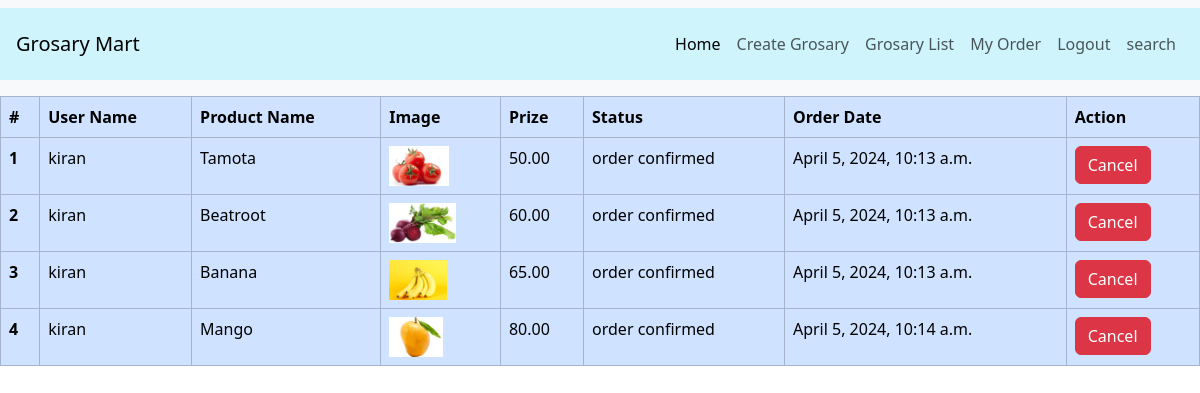
The app's page /grosary/my-order-list/ (signed in) with its own data.
### grosary/models.py (models this page shows, shortened)
class Order(models.Model):
    ORDER_STATUS_CHOISE = [
        ('order confirmed', 'Order Confirmed'),
        ('order processing', 'Order Processing'),
        ('order shipping', 'Order Shipping'),
        ('order cancelled', 'Order Cancelled'),
        ('order delivered', 'Order Delivered'),
    ]
    user= models.ForeignKey(User, on_delete=models.CASCADE)
    grosary = models.ForeignKey(Grosary, on_delete=models.CASCADE)
    status = models.CharField(max_length=30, choices=ORDER_STATUS_CHOISE, default='order confirmed')
    ordered_date = models.DateTimeField(auto_now_add=True)

class Grosary(models.Model):
    user = models.ForeignKey(User, on_delete=models.CASCADE)
    grosary_name = models.CharField(max_length=20)
    image = models.ImageField(upload_to='profile_picture')
    prize = models.DecimalField(max_digits=10, decimal_places=2)
    create_at = models.DateTimeField(auto_now_add=True)
    update_at = models.DateTimeField(auto_now=True)

### users/models.py (models this page shows)
class User(AbstractUser):
    mobile = models.IntegerField(null=True, blank=True)

### grosary/views.py (the view)
# urls.py: path('my-order-list/', my_order_list),
def my_order_list(request):
    mart = Order.objects.filter(user=request.user)
    context = {
        'marts':mart
    }
    return render(request, 'grosaries_templates/my_order_list.html', context)

### templates/grosaries_templates/my_order_list.html
{% extends 'base.html' %}
{% block content %}
<table class="table table-primary table-bordered">
    <thead>
        <tr>
            <th scope="col">#</th>
            <th scope="col">User Name</th>
            <th scope="col">Product Name</th>
            <th scope="col">Image</th>
            <th scope="col">Prize</th>
            <th scope="col">Status</th>
            <th scope="col">Order Date</th>
            <th scope="col">Action</th>
        </tr>
    </thead>
    <tbody>
        {% for mart in marts %}
            <tr>
                <th scope="row">{{ forloop.counter }}</th>
                <td>{{ mart.user.username }}</td>
                <td>{{ mart.grosary.grosary_name }}</td>
                <td><img src="{{mart.grosary.image.url}}" height="40"></td>
                <td>{{ mart.grosary.prize }}</td>
                <td>{{ mart.status }}</td>
                <td>{{ mart.ordered_date }}</td>
                <td><a class="btn btn-danger" href="/grosary/cancel-order/{{mart.id}}/">Cancel</a></td>
            </tr>
        {% endfor %}
    </tbody>
</table>
{% endblock %}

### records on screen
Order: user.username "kiran", grosary.grosary_name "Tamota", grosary.image (picture), grosary.prize "50.00", status "order confirmed", ordered_date "April 5, 2024, 10:13 a.m."
Order: user.username "kiran", grosary.grosary_name "Beatroot", grosary.image (picture), grosary.prize "60.00", status "order confirmed", ordered_date "April 5, 2024, 10:13 a.m."
Order: user.username "kiran", grosary.grosary_name "Banana", grosary.image (picture), grosary.prize "65.00", status "order confirmed", ordered_date "April 5, 2024, 10:13 a.m."
Order: user.username "kiran", grosary.grosary_name "Mango", grosary.image (picture), grosary.prize "80.00", status "order confirmed", ordered_date "April 5, 2024, 10:14 a.m."
